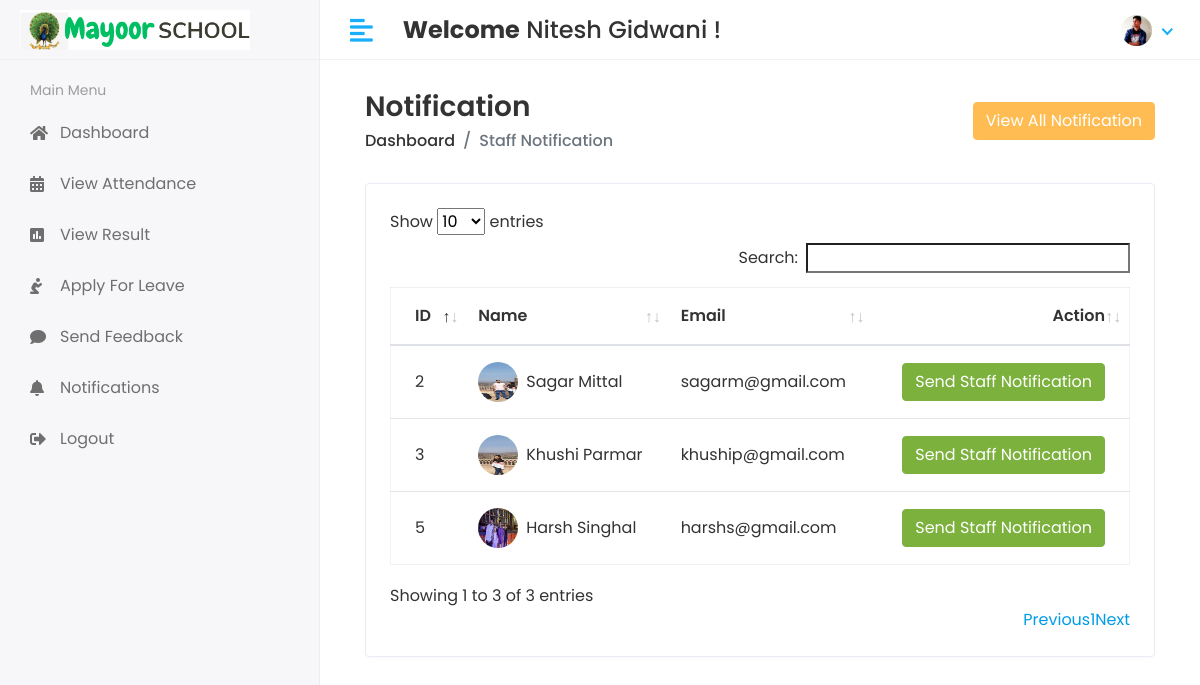
Screenshot of /Hod/Staff/Send_Notification (signed in) with the database file from the repository.
### app/models.py (models this page shows, shortened)
class CustomUser(AbstractUser):
    USER = (
        (1,'HOD'),
        (2,'STAFF'),
        (3,'STUDENT'),
    )
    user_type = models.CharField(choices=USER, max_length=50,default=1)
    profile_pic = models.ImageField(upload_to='media/profile_pic')

class Staff(models.Model):
    admin = models.OneToOneField(CustomUser, on_delete=models.CASCADE)
    address = models.TextField()
    gender = models.CharField(max_length=100)
    created_at = models.DateTimeField(auto_now_add=True)
    updated_at = models.DateTimeField(auto_now=True)

### student_management_system/Hod_Views.py (the view)
# urls.py: path('Hod/Staff/Send_Notification',Hod_Views.STAFF_SEND_NOTIFICATION,name = 'staff_send_notification'),
@login_required(login_url='/')
def STAFF_SEND_NOTIFICATION(request):
    staff = Staff.objects.all()
    see_notification = Staff_Notification.objects.all().order_by('-id')[0:5]
    context= {
        'staff':staff,
        'see_notification':see_notification,
    }
    return render(request,'Hod/staff_notification.html',context)

### templates/Hod/staff_notification.html (shortened to what this page needs)
{% extends 'base.html' %}
{% block content %}
<div class="content container-fluid">
               <div class="page-header">
                  <div class="row align-items-center">
                     <div class="col">
                        <h3 class="page-title">Notification</h3>
                        <ul class="breadcrumb">
                           <li class="breadcrumb-item"><a href="index.html">Dashboard</a></li>
                           <li class="breadcrumb-item active">Staff Notification</li>
                        </ul>
                     </div>
                     <div class="col-auto text-right float-right ml-auto">
                            <button type="button" class="btn btn-primary" data-toggle="modal" data-target="#exampleModalCenter">
                            View All Notification
                        </button>
                     </div>
                  </div>
               </div>
               <div class="row">
                  <div class="col-sm-12">
                     <div class="card card-table">
                        <div class="card-body">
                           <div class="table-responsive">
                              <table id="table_id" class="table table-hover table-center mb-0 ">
                                 <thead>
                                    <tr>
                                       <th>ID</th>
                                       <th>Name</th>
                                       <th>Email</th>
                                       <th class="text-right">Action</th>
                                    </tr>
                                 </thead>
                                 <tbody>
                                 {% for i in staff %}
                                    <tr>
                                       <td>{{i.id}}</td>
                                       <td>
                                          <h2 class="table-avatar">
                                             <img class="avatar-img rounded-circle avatar avatar-sm mr-2" src="/{{i.admin.profile_pic}}" alt="User Image">
                                             {{i.admin.first_name}}&nbsp;{{i.admin.last_name}}
                                          </h2>
                                       </td>
                                       <td>{{i.admin.email}}</td>
                                       <td class="text-right">
                                          <button type="button" class="btn btn-success" data-toggle="modal" data-target="#sendnotification-{{forloop.counter}}">
                                          Send Staff Notification
                                        </button>
                                       </td>
                                    </tr>
                                 {% endfor %}
                                 </tbody>
                              </table>
                           </div>
                        </div>
                     </div>
                  </div>
               </div>
            </div>
{% endblock %}

### templates/includes/header.html (shortened to what this page needs)
 {% load static %}
         <div class="header">
            <div class="header-left">
               <a href="index.html" class="logo" >
               <img src="{% static 'assets/img/logo5.png' %}" alt="Logo">
               </a>
            </div>
            <a href="javascript:void(0);" id="toggle_btn">
            <i class="fas fa-align-left"></i>
            </a>
            <div class="top-nav-search mt-3">
               <h4><strong>Welcome</strong>&nbsp<span>{{user.first_name}} {{ user.last_name }}</span>&nbsp;!</h4>
            </div>
            <ul class="nav user-menu">
               <li class="nav-item dropdown has-arrow">
                  <a href="#" class="dropdown-toggle nav-link" data-toggle="dropdown">
                  {% if user.profile_pic == "" %}
                  <span class="user-img"><img class="rounded-circle" src="{% static 'assets/img/noimage.jpg' %}" width="31" alt="Ryan Taylor"></span>
                  {% else %}
                  <span class="user-img"><img class="rounded-circle" src="/{{user.profile_pic}}" width="31" height="31" alt="Ryan Taylor"></span>
                  {% endif %}
                  </a>
               </li>
            </ul>
         </div>

### static/assets/css/style.css (style rules this page uses)
html { height: 100%; }
body { background-color: #fff; color: #333; font-family: 'Poppins', sans-serif; font-size: 1rem; height: 100%; line-height: 1.5; overflow-x: hidden; }
h1, h2, h3, h4, h5, h6 { font-family: 'Poppins', sans-serif; margin-top: 0; }
a { color: #009ce7; }
input, button, a { transition: all 0.4s ease; -moz-transition: all 0.4s ease; -o-transition: all 0.4s ease; -ms-transition: all 0.4s ease; -webkit-transition: all 0.4s ease; }
input, input:focus, button, button:focus { outline: none; }
ul, ol { padding: 0px; list-style: none; }
.table { color: #333; max-width: 100%; margin-bottom: 0; width: 100%; }
.table.dataTable { border-collapse: collapse !important; border: 1px solid rgba(0, 0, 0, 0.05); }
table.table td h2 { display: inline-block; font-size: inherit; font-weight: 400; margin: 0; padding: 0; vertical-align: middle; }
table.table td h2.table-avatar { align-items: center; display: inline-flex; font-size: inherit; font-weight: 400; margin: 0; padding: 0; vertical-align: middle; white-space: nowrap; }
.table thead tr th { font-weight: 600; }
.table tbody tr { border-bottom: 1px solid rgba(0, 0, 0, 0.05); }
.table.table-center td, .table.table-center th { vertical-align: middle; }
.card-table .card-body .table > thead > tr > th { border-top: 0; }
.card-table .card-body .table tr td:first-child, .card-table .card-body .table tr th:first-child { padding-left: 1.5rem; }
.card-table .card-body .table tr td:last-child, .card-table .card-body .table tr th:last-child { padding-right: 1.5rem; }
.card-table .table td, .card-table .table th { border-top: 1px solid #e2e5e8; padding: 1rem 0.75rem; white-space: nowrap; }
.btn-primary { background-color: #FFBC53; border: 1px solid #FFBC53; }
.btn-success { background-color: #7bb13c; border: 1px solid #7bb13c }
.card { border: 1px solid #ececf5; box-shadow: 0 1px 3px 0 rgba(0, 0, 0, 0.03); margin-bottom: 1.875rem; }
.card-body { padding: 1.5rem; }
.avatar { position: relative; display: inline-block; width: 3rem; height: 3rem }
.avatar-sm { width: 2.5rem; height: 2.5rem; }
.header { background-color: #fff; border-bottom: 1px solid #f3f3f4; left: 0; position: fixed; right: 0; top: 0; z-index: 1001; height: 60px; }
.header .header-left { float: left; height: 60px; padding: 0 20px; position: relative; width: 320px; z-index: 1; transition: all 0.2s ease-in-out; background-color: #f7f7fa; border-bottom: 1px solid #efefef; border-right: 1px solid #ececf5; display: flex; align-items: center; }
.header .header-left .logo { display: inline-block; line-height: 60px; }
.header .header-left .logo img { max-height: 40px; width: auto; }
.header .dropdown-toggle:after { display: none; }
.header .has-arrow .dropdown-toggle:after { border-top: 0; border-left: 0; border-bottom: 2px solid #18aefa; border-right: 2px solid #18aefa; content: ''; height: 8px; display: inline-block; pointer-events: none; -webkit-transform-origin: 66% 66%; -ms-transform-origin: 66% 66%; transform-origin: 66% 66%; -webkit-transform: rotate(45deg); -ms-transform: rotate(45deg); transform: rotate(45deg); -webkit-transition: all 0.15s ease-in-out; transition: all 0.15s ease-in-out; width: 8px; vertical-align: 0px; }
.user-menu { float: right; margin: 0; position: relative; z-index: 99; padding-right: 15px; }
.user-menu.nav > li > a { color: #a0a0a0; font-size: 14px; line-height: 58px; padding: 0 15px; height: 60px; }
.user-img { margin-right: 3px; position: relative; }
.top-nav-search { float: left; margin-left: 15px; }
.page-header { margin-bottom: 1.875rem; }
.page-header .breadcrumb { background-color: transparent; color: #6c757d; font-size: 1rem; font-weight: 500; margin-bottom: 0; padding: 0; }
.page-header .breadcrumb a { color: #333; }
.page-title { font-size: 28px; font-weight: 600; color: #333; margin-bottom: 5px; }
@media (min-width: 992px) { #toggle_btn { align-items: center; color: #18aefa; display: inline-flex; float: left; font-size: 26px; height: 60px; justify-content: center; margin-left: 15px; padding: 0 15px; } }

### rows the page displays
CustomUser: first_name "Nitesh", last_name "Gidwani", profile_pic (picture)
Staff: id "2", admin.profile_pic (picture), admin.first_name "Sagar", admin.last_name "Mittal", admin.email "sagarm@gmail.com"
Staff: id "3", admin.profile_pic (picture), admin.first_name "Khushi", admin.last_name "Parmar", admin.email "khuship@gmail.com"
Staff: id "5", admin.profile_pic (picture), admin.first_name "Harsh", admin.last_name "Singhal", admin.email "harshs@gmail.com"
